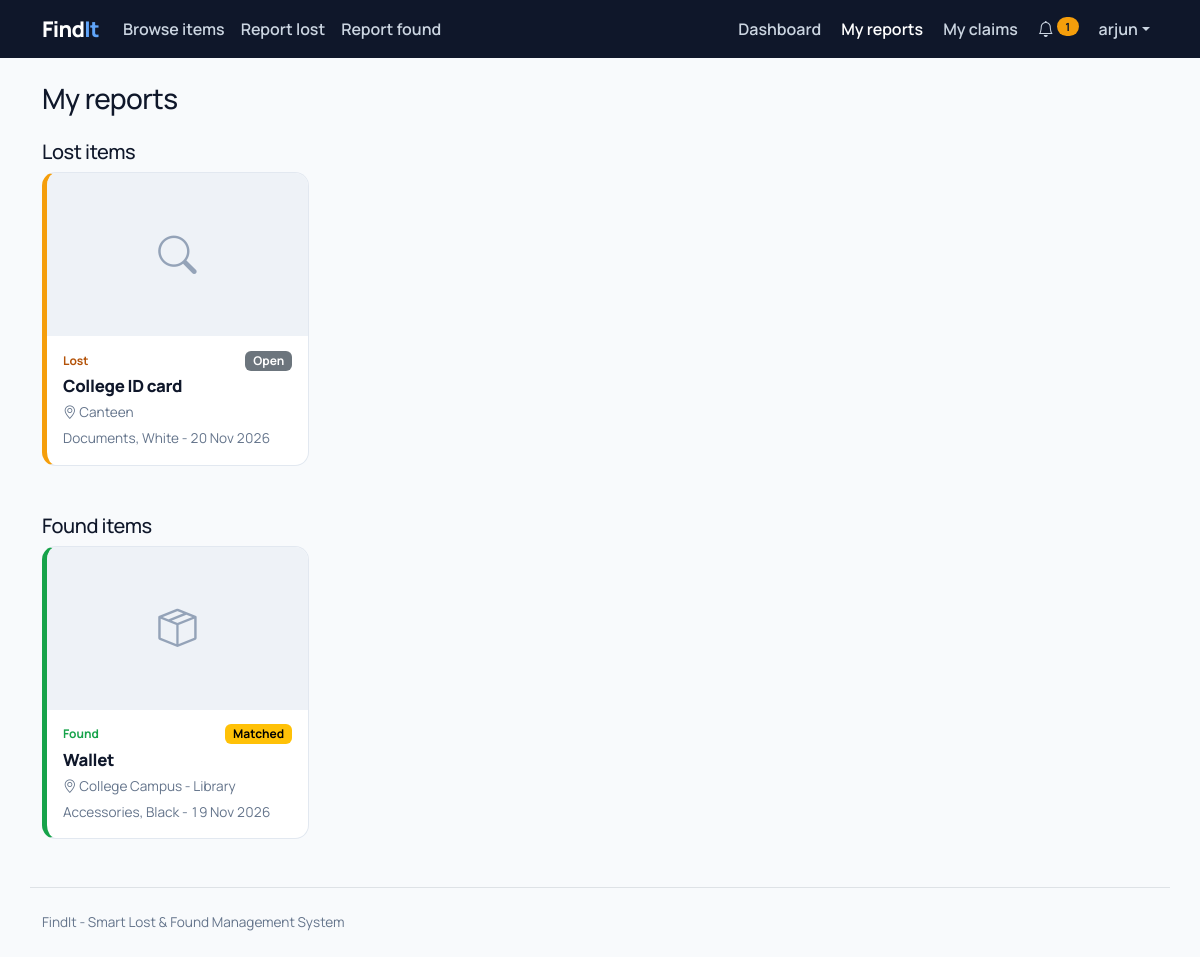
The page /my-reports/ (signed in) on the database its author committed.
### portal/models.py (models this page shows, shortened)
class ItemBase(models.Model):
    STATUS_OPEN, STATUS_MATCHED, STATUS_CLAIMED, STATUS_RECOVERED = "open", "matched", "claimed", "recovered"
    STATUS_CHOICES = [
        (STATUS_OPEN, "Open"),
        (STATUS_MATCHED, "Matched"),
        (STATUS_CLAIMED, "Claimed"),
        (STATUS_RECOVERED, "Recovered"),
    ]
    APPROVAL_CHOICES = [("pending", "Pending review"), ("approved", "Approved"), ("rejected", "Rejected")]
    user = models.ForeignKey(settings.AUTH_USER_MODEL, on_delete=models.CASCADE, related_name="%(class)s_set")
    item_name = models.CharField(max_length=120)
    category = models.ForeignKey(Category, on_delete=models.PROTECT)
    description = models.TextField(help_text="Brand, size, marks, anything that identifies the item.")
    colour = models.CharField(max_length=40)
    location = models.CharField(max_length=160)
    date = models.DateField()
    image = models.ImageField(upload_to="items/%Y/%m/", blank=True, null=True)
    status = models.CharField(max_length=10, choices=STATUS_CHOICES, default=STATUS_OPEN)
    approval = models.CharField(max_length=10, choices=APPROVAL_CHOICES, default="approved")
    hide_contact = models.BooleanField(
        "Keep my contact details private", default=False,
        help_text="Others will not see your phone/email. Updates reach you through notifications.",
    )
    created_at = models.DateTimeField(auto_now_add=True)
    class Meta:
        abstract = True
        ordering = ["-created_at"]
    @property
    def status_badge(self):
        return {"open": "secondary", "matched": "warning", "claimed": "info", "recovered": "success"}[self.status]
    def get_absolute_url(self):
        return reverse("item_detail", args=[self.kind, self.pk])

class LostItem(ItemBase):
    kind = "lost"
    class Meta(ItemBase.Meta):
        verbose_name = "lost item"

class Category(models.Model):
    name = models.CharField(max_length=60, unique=True)
    class Meta:
        ordering = ["name"]
        verbose_name_plural = "categories"

class FoundItem(ItemBase):
    kind = "found"
    verification_question = models.CharField(
        max_length=200, blank=True,
        help_text="A question only the real owner can answer, e.g. 'What is the wallpaper on the phone?'",
    )
    verification_answer = models.CharField(
        max_length=200, blank=True, help_text="The correct answer. Only the admin can see this.",
    )
    class Meta(ItemBase.Meta):
        verbose_name = "found item"

### portal/views.py (the view)
# urls.py: path("my-reports/", views.my_reports, name="my_reports"),
@login_required
def my_reports(request):
    return render(request, "portal/my_reports.html", {
        "lost": LostItem.objects.filter(user=request.user).select_related("category"),
        "found": FoundItem.objects.filter(user=request.user).select_related("category"),
    })

### portal/context_processors.py (called while the page is built)
def notifications(request):
    if request.user.is_authenticated:
        return {"unread_count": request.user.notifications.filter(is_read=False).count()}
    return {"unread_count": 0}

### portal/templatetags/findit_tags.py (called while the page is built)
@register.simple_tag(takes_context=True)
def active(context, *names):
    match = context["request"].resolver_match
    return "active" if match and match.url_name in names else ""

### templates/portal/my_reports.html (shortened to what this page needs)
{% extends "base.html" %}
{% block content %}
<h1 class="h3 mb-3">My reports</h1>
<h2 class="h5 mt-4">Lost items</h2>
<div class="row g-3">
  {% for item in lost %}<div class="col-sm-6 col-lg-3">{% include "portal/_item_card.html" %}
    {% if item.approval != 'approved' %}<span class="badge text-bg-warning mt-1">{{ item.get_approval_display }}</span>{% endif %}</div>
  {% empty %}<p class="text-muted">You have not reported anything lost. <a href="{% url 'report_lost' %}">Report a lost item</a></p>{% endfor %}
</div>
<h2 class="h5 mt-5">Found items</h2>
<div class="row g-3">
  {% for item in found %}<div class="col-sm-6 col-lg-3">{% include "portal/_item_card.html" %}
    {% if item.approval != 'approved' %}<span class="badge text-bg-warning mt-1">{{ item.get_approval_display }}</span>{% endif %}</div>
  {% empty %}<p class="text-muted">You have not reported anything found. <a href="{% url 'report_found' %}">Report a found item</a></p>{% endfor %}
</div>
{% endblock %}

### templates/base.html (shortened to what this page needs)
{% load static findit_tags %}<!doctype html>
<html lang="en">
<head>
  <link href="https://cdn.jsdelivr.net/npm/bootstrap@5.3.3/dist/css/bootstrap.min.css" rel="stylesheet">
  <link href="https://cdn.jsdelivr.net/npm/bootstrap-icons@1.11.3/font/bootstrap-icons.min.css" rel="stylesheet">
  <link href="{% static 'css/style.css' %}" rel="stylesheet">
</head>
<body>
<nav class="navbar navbar-expand-lg fi-nav navbar-dark">
  <div class="container">
    <a class="navbar-brand" href="{% url 'home' %}">Find<span class="dot">It</span></a>
    <div class="collapse navbar-collapse" id="nav">
      <ul class="navbar-nav me-auto">
        <li class="nav-item"><a class="nav-link {% active 'browse' %}" href="{% url 'browse' %}">Browse items</a></li>
        <li class="nav-item"><a class="nav-link {% active 'report_lost' %}" href="{% url 'report_lost' %}">Report lost</a></li>
        <li class="nav-item"><a class="nav-link {% active 'report_found' %}" href="{% url 'report_found' %}">Report found</a></li>
      </ul>
      <ul class="navbar-nav align-items-lg-center gap-lg-1">
        {% if user.is_authenticated %}
          <li class="nav-item"><a class="nav-link {% active 'dashboard' %}" href="{% url 'dashboard' %}">Dashboard</a></li>
          <li class="nav-item"><a class="nav-link {% active 'my_reports' %}" href="{% url 'my_reports' %}">My reports</a></li>
          <li class="nav-item"><a class="nav-link {% active 'my_claims' %}" href="{% url 'my_claims' %}">My claims</a></li>
          <li class="nav-item">
            <a class="nav-link" href="{% url 'notifications' %}" aria-label="Notifications">
              <i class="bi bi-bell"></i>{% if unread_count %} <span class="badge badge-count rounded-pill">{{ unread_count }}</span>{% endif %}
            </a>
          </li>
          <li class="nav-item dropdown">
            <a class="nav-link dropdown-toggle" href="#" data-bs-toggle="dropdown">{{ user.username }}</a>
          </li>
        {% else %}
          <li class="nav-item"><a class="nav-link" href="{% url 'login' %}">Log in</a></li>
          <li class="nav-item"><a class="btn btn-primary btn-sm ms-lg-2" href="{% url 'register' %}">Create account</a></li>
        {% endif %}
      </ul>
    </div>
  </div>
</nav>
<main class="container py-4">{% block content %}{% endblock %}</main>
<footer class="container py-4 border-top mt-4">
  FindIt - Smart Lost &amp; Found Management System
</footer>
</body>
</html>

### templates/portal/_item_card.html
<article class="item-card kind-{{ item.kind }} position-relative">
  <div class="item-thumb">
    {% if item.image %}<img src="{{ item.image.url }}" alt="{{ item.item_name }}" loading="lazy">
    {% else %}<i class="bi {% if item.kind == 'lost' %}bi-search{% else %}bi-box-seam{% endif %}" aria-hidden="true"></i>{% endif %}
  </div>
  <div class="body">
    <div class="d-flex justify-content-between align-items-center">
      <span class="kind-tag {{ item.kind }}">{% if item.kind == 'lost' %}Lost{% else %}Found{% endif %}</span>
      <span class="badge text-bg-{{ item.status_badge }}">{{ item.get_status_display }}</span>
    </div>
    <h3><a class="stretched-link text-decoration-none text-reset" href="{{ item.get_absolute_url }}">{{ item.item_name }}</a></h3>
    <div class="meta"><i class="bi bi-geo-alt"></i> {{ item.location }}</div>
    <div class="meta">{{ item.category.name }}, {{ item.colour }} - {{ item.date|date:"d M Y" }}</div>
  </div>
</article>

### static/css/style.css (style rules this page uses)
:root { --fi-primary: #2563EB; --fi-primary-dark: #1D4ED8; --fi-navy: #0F172A; --fi-bg: #F8FAFC; --fi-success: #16A34A; --fi-warning: #F59E0B; --fi-border: #E2E8F0; --fi-muted: #64748B; --bs-primary: #2563EB; --bs-primary-rgb: 37, 99, 235; --bs-link-color: #2563EB; --bs-link-hover-color: #1D4ED8; --bs-body-font-family: "Manrope", system-ui, -apple-system, "Segoe UI", sans-serif; }
body { background: var(--fi-bg); color: var(--fi-navy); font-feature-settings: "tnum"; }
h1, h2, h3, h4, h5 { font-weight: 800; letter-spacing: -0.02em; }
.fi-nav { background: var(--fi-navy); }
.fi-nav .navbar-brand { font-weight: 800; letter-spacing: -0.03em; font-size: 1.35rem; }
.fi-nav .navbar-brand .dot { color: #60A5FA; }
.fi-nav .nav-link { color: #CBD5E1; font-weight: 600; }
.fi-nav .nav-link:hover, .fi-nav .nav-link.active { color: #fff; }
.badge-count { background: var(--fi-warning); color: var(--fi-navy); font-size: .7rem; vertical-align: top; }
.item-card { background: #fff; border: 1px solid var(--fi-border); border-radius: 14px; overflow: hidden; height: 100%; display: flex; flex-direction: column; border-left-width: 5px; transition: box-shadow .15s ease; }
.item-card.kind-lost { border-left-color: var(--fi-warning); }
.item-card.kind-found { border-left-color: var(--fi-success); }
.item-thumb { aspect-ratio: 16 / 10; background: #EEF2F7; display: grid; place-items: center; color: #94A3B8; font-size: 2.4rem; overflow: hidden; }
.item-card .body { padding: .9rem 1rem 1rem; display: flex; flex-direction: column; gap: .35rem; flex: 1; }
.item-card h3 { font-size: 1.05rem; margin: 0; }
.item-card .meta { color: var(--fi-muted); font-size: .85rem; }
.kind-tag { font-size: .75rem; font-weight: 700; }
.kind-tag.lost { color: #B45309; }
.kind-tag.found { color: var(--fi-success); }
.stretched-link::after { border-radius: 14px; }
footer { color: var(--fi-muted); font-size: .85rem; }

### rows shown on the page
LostItem: shows "Lost", status "Open", item_name "College ID card", location "Canteen", category.name "Documents", colour "White", date "20 Nov 2026"
FoundItem: shows "Found", status "Matched", item_name "Wallet", location "College Campus - Library", category.name "Accessories", colour "Black", date "19 Nov 2026"

### other values the page prints
{{ unread_count }} "1"
{{ user.username }} "arjun"
